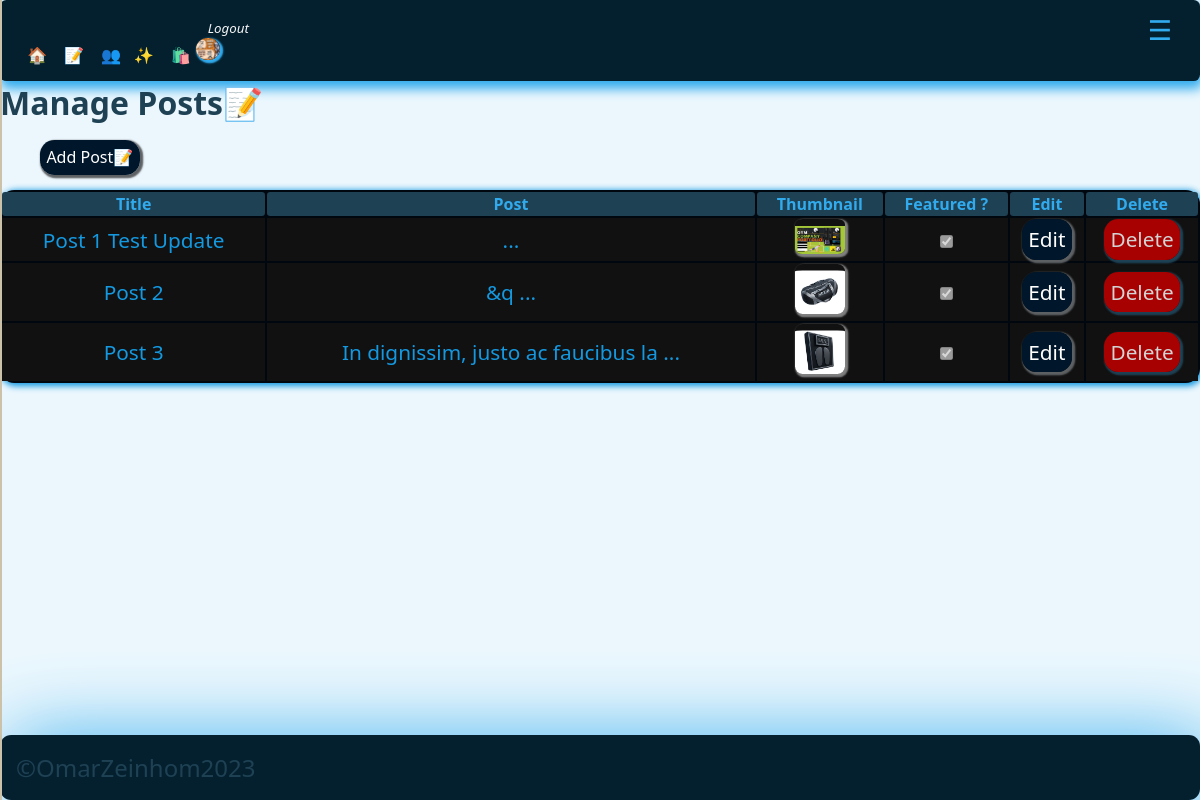
The page /adminpanel/manage_posts.php (signed in) on the database as committed earlier.
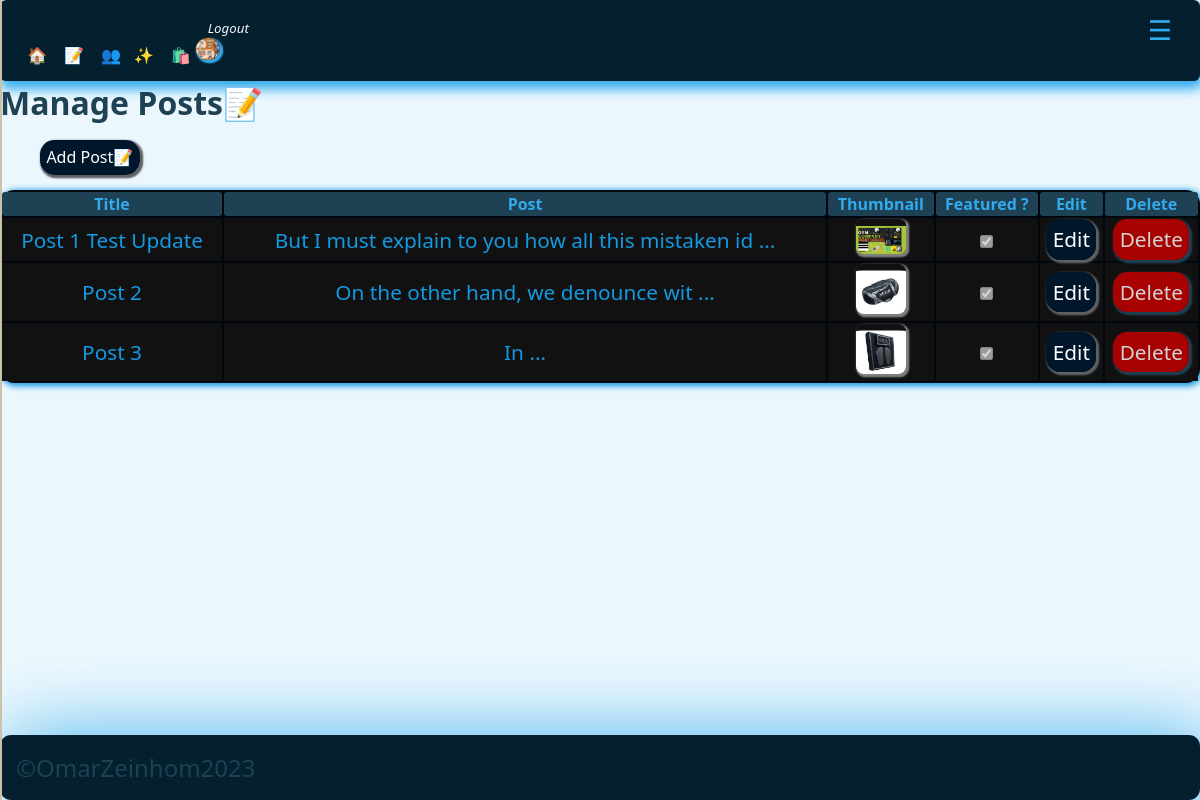
The same page on the database as committed later.
### tables this page shows
CREATE TABLE `posts` (
  `id` int(11) UNSIGNED NOT NULL,
  `title` varchar(255) NOT NULL,
  `body` text NOT NULL,
  `thumbnail` varchar(255) NOT NULL,
  `date_time` timestamp NOT NULL DEFAULT current_timestamp(),
  `category_id` int(11) UNSIGNED DEFAULT NULL,
  `author_id` int(11) UNSIGNED NOT NULL,
  `is_featured` tinyint(1) NOT NULL
);

### adminpanel/manage_posts.php (the view, shortened to what this page needs)
<?php
$page__title = 'Manage Posts📝';
include('./partials/sidenav/sidenav.php');
$query = "SELECT * FROM posts";
$posts = mysqli_query($connect__db, $query);
?>
<h1><?php echo $page__title; ?></h1>
<br />
<ul class=''>
    <li class='app__sidenav-item'><a class="app__link-btn" href="<?= ADMIN_URL ?>add_post.php">Add
            Post📝</a></li>
</ul>
<br />
<table class="app__table" style="overflow: x-auto; margin: auto; max-width: 1700px; width:100%; height:100%;">
    <thead class="app__thead">
        <tr clas="app__tr">
            <th class="app_th">Title</th>
            <th class="app_th">Post</th>
            <th class="app_th">Thumbnail</th>
            <th class="app_th">Featured ?</th>
            <th class="app_th">Edit</th>
            <th class="app_th">Delete</th>
        </tr>
    </thead>
    <tbody class="app__tbody">
        <?php while ($single_post = mysqli_fetch_assoc($posts)) : ?>
            <tr clas="app__tr">
                <td class="app__td" id="postsTitle"><?= $single_post['title']; ?></td>
                <td class="app__td" id="postsBody"> <?= substr($single_post['body'], 0, 50)  . " ..."; ?></td>
                <td class="app__td" id="postsThumbnail"> <img src="<?= ROOT_URL . 'images/' . $single_post['thumbnail'] ?>" style="padding-top: 0.4rem;border-radius: 15%; object-fit:cover; box-shadow: 0.1rem 0.1rem 0.1rem 0.1rem gray;" class="app__thumbnail-avatar" width="50px" height="50px" alt="admin_post_thumbnail" /></td>
                <td class="app__td" id="postsFeatured"><input type="checkbox" value="" checked disabled /></td>
                <td class="app__td"><a href="<?= ADMIN_URL ?>edit_post.php?id=<?= $single_post['id'] ?? null; ?>" class="app__link-btn">Edit</a></td>
                <td class="app__td"><a href="<?= ADMIN_URL ?>delete_post.php?id=<?= $single_post['id'] ?? null; ?>" class="app__alert-btn-sm">Delete</a></td>
            </tr>
        <?php endwhile; ?>
    </tbody>
</table>
<?php
include('./partials/footer/footer.php');
?>

Rows that differ between the two databases and show on the page:
changed posts "Post 1 Test Update": body (not shown) → "But I must explain to you how all this mistaken id"
changed posts "Post 2": body "&q" → "On the other hand, we denounce wit"
changed posts "Post 3": body "In dignissim, justo ac faucibus la" → "In"
